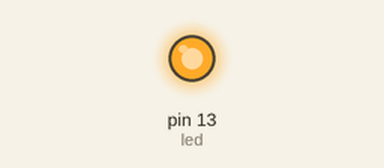
Recording of a sketch running on a simulated Arduino Uno, built with avr-gcc and run on an emulated ATmega328P. On the bench: output pins drawn as LEDs (lit = HIGH).

Above: at 3.0 s.
At 9.87 s:
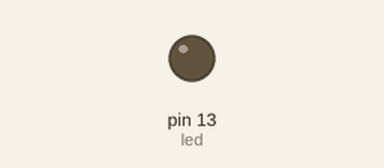
Timing chart, 0 to 10.4 s (numbered marks = the images above):
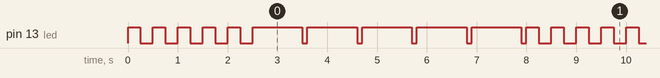

The sketch:

Blink5.ino
```cpp
// Damos nombre al pin 13
int led = 13;

void setup() {
  // inicializamos el pin13 como salida
  pinMode(led, OUTPUT);
}

void loop() {
  int i;
  for (i = 1; i <= 5; i++){
    digitalWrite(led, HIGH);   // Enciende el led
    delay(250);               // espera 1/4 de segundo
    digitalWrite(led, LOW);    // Apaga el led
    delay(250);               // espera 1/4 de segundo
  }
    for (i = 1; i <= 5; i++){
    digitalWrite(led, HIGH);   // Enciende el led
    delay(1000);               // espera 1 de segundo
    digitalWrite(led, LOW);    // Apaga el led
    delay(100);               // espera 1 de segundo
  }
}
```

SerieFibonacci.ino
```cpp
#include <stdio.h>

int main() {
  int f1, f2, fibo, i;
  f1 = 0;
  f2 = 1;
  printf("0, 1");
  for (i = 0; i < 4; i++) {
    fibo = f1 + f2;
    printf(", %d", fibo);
    f1 = f2;
    f2 = fibo;
  }
  return 0;
}
```

Measured:
- by itself, pin 13 (led): repeats every 8.0 s: 4 × (LOW 0.25 s, HIGH 0.25 s), LOW 0.25 s, 5 × (HIGH 1.0 s, LOW 0.10 s), HIGH 0.25 s
- by itself, everything shown: repeats every 8.0 s, in 20 steps
